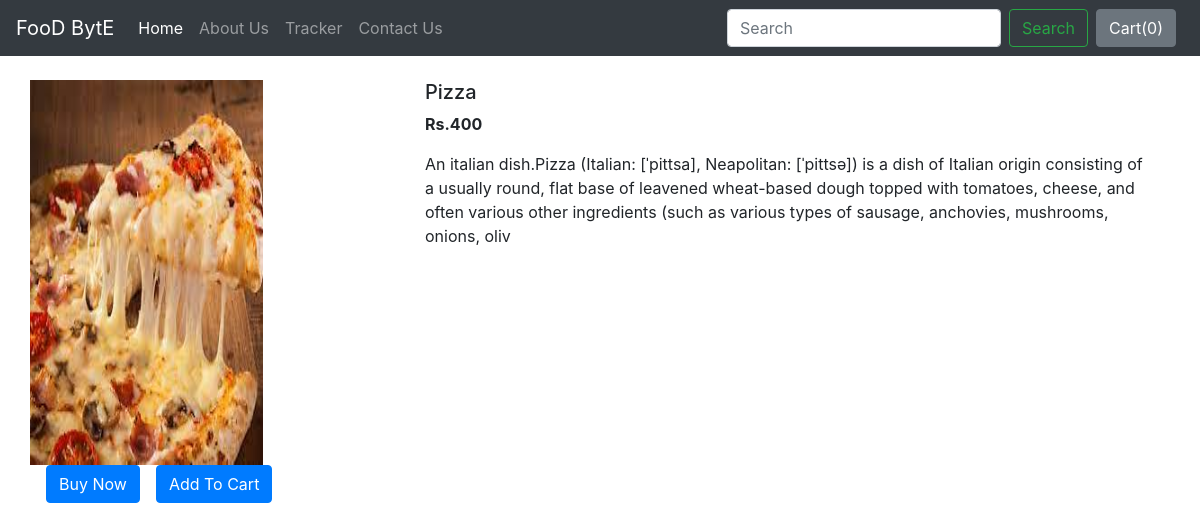
Screenshot of /shop/products/2 with the database file from the repository.
### shop/models.py (models this page shows)
class Product(models.Model):
    product_id = models.AutoField
    product_name = models.CharField(max_length=50)
    category = models.CharField(max_length=50,default="")
    subcategory = models.CharField(max_length=50,default="")
    price = models.IntegerField(default=0)
    image = models.ImageField(upload_to='shop/images',default="")
    desc =models.CharField(max_length=1000)
    def __str__(self):
        return self.product_name

### shop/views.py (the view)
# urls.py: path("products/<int:myid>", views.productView, name="ProductView"),
def productView(request, myid):
    product=Product.objects.filter(id=myid)
    print(product)
    return render(request, "shop/productView.html", {'product':product[0]})

### shop/templates/shop/productView.html (shortened to what this page needs)
{% extends 'shop/basic.html' %}
{% block body %}
<div class="container my-4">
    <div class="row">
    <div class="col-md-4">
    <div class="row">
        <img src="/media/{{product.image}}" width="233px" height="385px">
    </div>
        <div class="row">
            <button class="btn btn-primary mx-3">Buy Now</button>
            <button class="btn btn-primary">Add To Cart</button>
        </div>
    </div>
    <div class="col-md-8">
        <h5>{{product.product_name}}</h5>
        <p><b>Rs.{{product.price}} </b></p>
        <p>{{product.desc}}</p>
    </div>
    </div>
</div>
{% endblock %}

### rows the page displays
Product: image (picture), product_name "Pizza", price "400", desc "An italian dish.Pizza (Italian: [ˈpittsa], Neapolitan: [ˈpittsə]) is a dish of Italian origin consisting of a usually round, flat base of leavened wheat-based dough topped with tomatoes, cheese, and often various other ingredients (such as various types of sausage, anchovies, mushrooms, onions, oliv"
